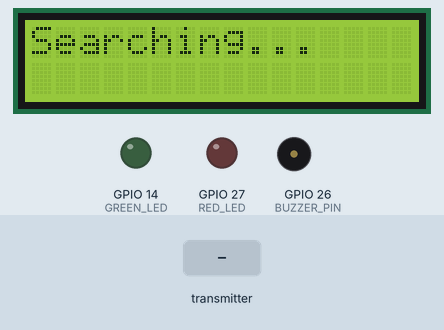
Simulated run of this sketch. Board: ESP32. Parts: 16×2 character LCD, output pins drawn as LEDs (lit = HIGH), buzzer (waves = sounding, pin HIGH). Dashed ring = blinking. The test bench sets the inputs (shaded band). What the sketch prints to the serial monitor is not drawn.

Above: at 3.6 s.
3.7 s: the transmitter starts sending danger = 1
At 4.1 s:
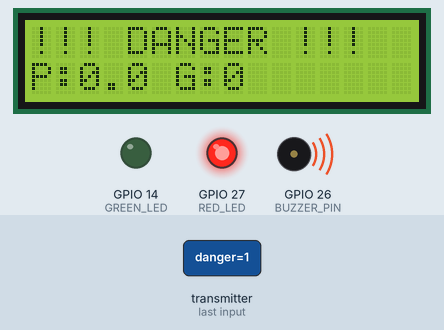
6.7 s: the transmitter starts sending danger = 0
At 7.4 s:
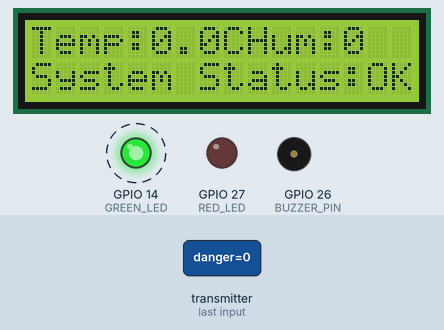
9.7 s: the transmitter starts sending temp = 25
At 10.5 s:
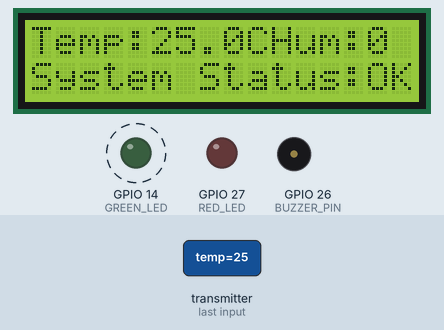
12.2 s: the transmitter starts sending hum = 25
At 13.2 s:
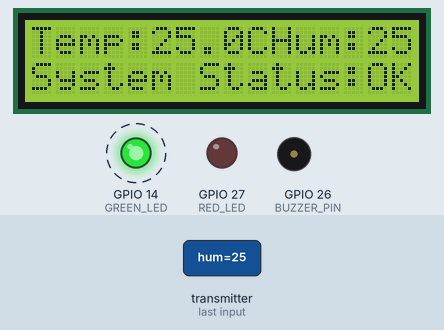
14.2 s: the transmitter starts sending temp = 0
At 15.6 s:
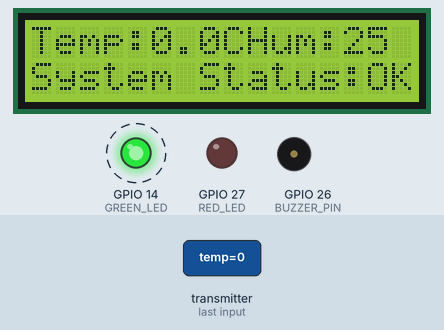
16.3 s: the transmitter starts sending hum = 50
At 17.5 s:
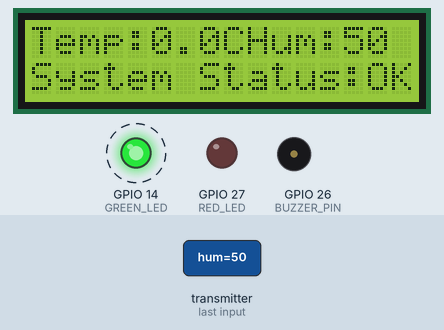
Timing chart, 0 to 19.2 s (numbered marks = the images above; inputs shaded):
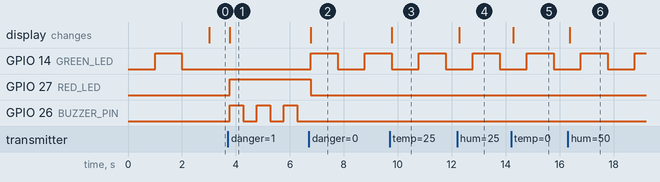

The sketch:

rx_module1.ino
```cpp
#include <esp_now.h>
#include <WiFi.h>
#include <Wire.h>
#include <LiquidCrystal_I2C.h>

// --- PIN CONFIGURATION ---
#define GREEN_LED 14
#define RED_LED 27
#define BUZZER_PIN 26

// --- LCD CONFIGURATION ---
LiquidCrystal_I2C lcd(0x27, 16, 2);

// --- DATA STRUCTURE (Must match Transmitter exactly) ---
typedef struct struct_message {
    float temp;
    float hum;
    float pressure;
    int mq2;
    int mq6;
    int mq135;
    bool danger;
} struct_message;

struct_message myData;

// --- GLOBALS FOR TIMING & STATES ---
unsigned long lastBlink = 0;
unsigned long lastBuzzerToggle = 0;
unsigned long lastRecvTime = 0; // To track if we lost connection
bool ledState = LOW;
bool buzzerState = LOW;

// --- CALLBACK: Triggered when data is received ---
void OnDataRecv(const esp_now_recv_info *info, const uint8_t *incomingData, int len) {
  memcpy(&myData, incomingData, sizeof(myData));
  lastRecvTime = millis(); // Update "Last Seen" timestamp

  // 1. PRINT TO SERIAL MONITOR
  Serial.println("--- RECEIVED FROM HELMET ---");
  Serial.printf("T:%.1fC | H:%.1f%% | P:%.0fPa\n", myData.temp, myData.hum, myData.pressure);
  Serial.printf("MQ2:%d | MQ6:%d | MQ135:%d\n", myData.mq2, myData.mq6, myData.mq135);
  Serial.println(myData.danger ? "ALARM: ACTIVE" : "ALARM: SAFE");

  // 2. UPDATE LCD DISPLAY
  lcd.clear();
  if (myData.danger) {
    lcd.setCursor(0, 0);
    lcd.print("!!! DANGER !!!");
    lcd.setCursor(0, 1);
    lcd.print("P:"); lcd.print(myData.pressure, 1);
    lcd.print(" G:"); lcd.print(myData.mq135);
  } else {
    lcd.setCursor(0, 0);
    lcd.print("Temp:"); lcd.print(myData.temp, 1);
    lcd.print("CHum:"); lcd.print(myData.hum, 0);
    lcd.setCursor(0, 1);
    lcd.print("System Status:OK");
  }
}

void setup() {
  Serial.begin(115200);

  pinMode(GREEN_LED, OUTPUT);
  pinMode(RED_LED, OUTPUT);
  pinMode(BUZZER_PIN, OUTPUT);

  // Initialize LCD
  lcd.init();
  lcd.backlight();
  lcd.print("Waiting for");
  lcd.setCursor(0,1);
  lcd.print("Helmet Link...");

  // Initialize ESP-NOW
  WiFi.mode(WIFI_STA);
  if (esp_now_init() != ESP_OK) {
    Serial.println("Error initializing ESP-NOW");
    return;
  }

  // Register the receive callback
  esp_now_register_recv_cb(OnDataRecv);
}

void loop() {
  // Check if we have received data recently (Connection Guard)
  bool isConnected = (millis() - lastRecvTime < 3000);

  if (isConnected) {
    if (myData.danger) {
      // --- DANGER STATE (Mirroring Transmitter) ---
      digitalWrite(RED_LED, HIGH);
      digitalWrite(GREEN_LED, LOW);

      // PULSING BUZZER (500ms ON / 500ms OFF)
      if (millis() - lastBuzzerToggle >= 500) {
        lastBuzzerToggle = millis();
        buzzerState = !buzzerState;
        digitalWrite(BUZZER_PIN, buzzerState);
      }
    } else {
      // --- SAFE STATE ---
      digitalWrite(RED_LED, LOW);
      digitalWrite(BUZZER_PIN, LOW);
      buzzerState = LOW;

      // HEARTBEAT GREEN LED (Indicates data is flowing)
      if (millis() - lastBlink >= 1000) {
        lastBlink = millis();
        ledState = !ledState;
        digitalWrite(GREEN_LED, ledState);
      }
    }
  } else {
    // --- NO CONNECTION STATE ---
    digitalWrite(GREEN_LED, LOW);
    digitalWrite(RED_LED, LOW);
    digitalWrite(BUZZER_PIN, LOW);

    // Show signal loss on LCD
    static unsigned long lastLcdUpdate = 0;
    if (millis() - lastLcdUpdate > 2000) {
        lcd.clear();
        lcd.print("Searching...");
        lastLcdUpdate = millis();
    }
  }
}
```

Measured:
- after the input at 3.7 s, GPIO 27 (RED_LED): LOW → HIGH after 0.07 s; GPIO 26 (BUZZER_PIN): alternates HIGH for 0.50 s and LOW for 0.50 s, starting after 0.07 s; the display: changes after 0.07 s (image 1)
- after the input at 6.7 s, GPIO 14 (GREEN_LED): LOW → HIGH after 0.07 s, → LOW 1.0 s later, → HIGH 1.0 s later; GPIO 27 (RED_LED): HIGH → LOW after 0.07 s; GPIO 26 (BUZZER_PIN): stops changing and stays LOW; the display: changes after 0.07 s (image 2)
- after the input at 9.7 s, the display: changes after 0.07 s (image 3)
- after the input at 12.2 s, the display: changes after 0.07 s (image 4)
- after the input at 14.2 s, the display: changes after 0.07 s (image 5)
- after the input at 16.3 s, the display: changes after 0.07 s (image 6)
